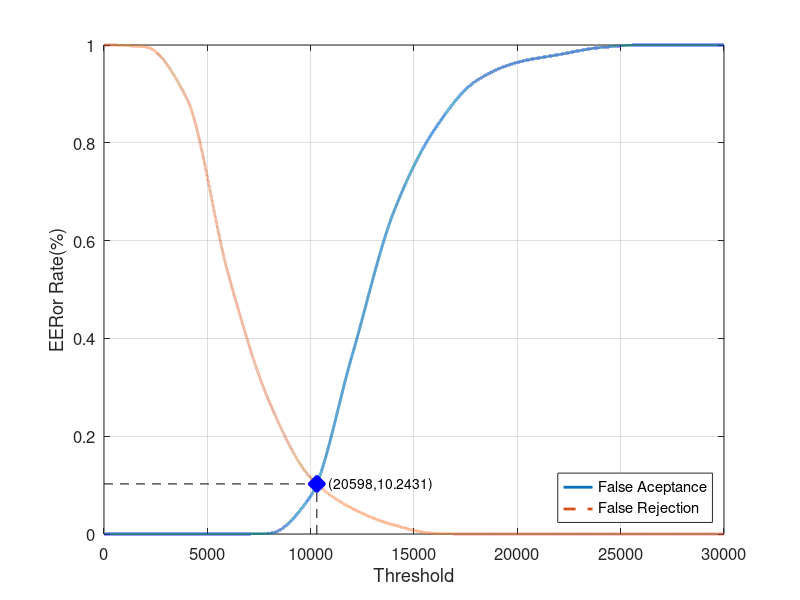
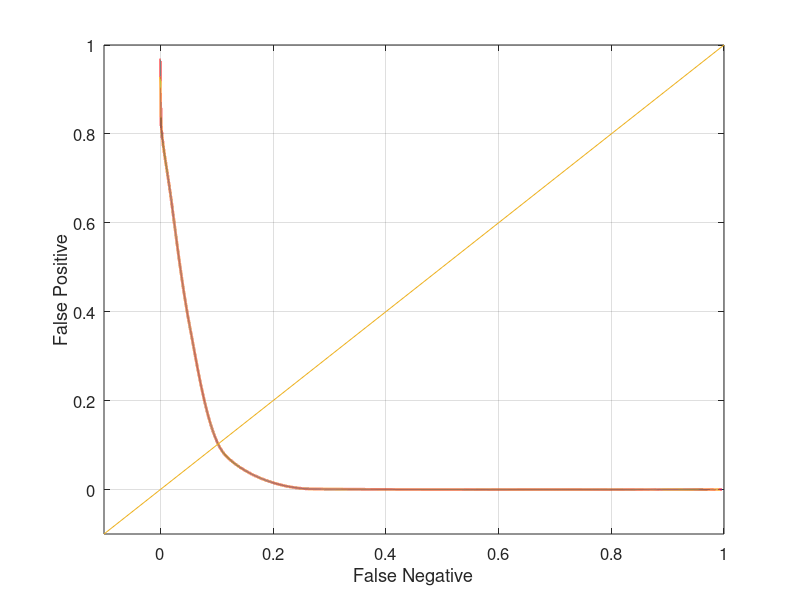

Write MATLAB code to recreate these figures, in order.
close all;
clear;
clc;
x = 0:2000:30000;
xq = 0:0.5:30000;

y0 = [0 0 0 0 0.00131579 0.0776316 0.364474 0.656579 0.827632 0.926316 0.964474 0.980263 0.994737 1 1 1]
yy0 = interp1(x, y0, xq, 'pchip');
y1 = [1 0.99625 0.89125 0.53375 0.27 0.115 0.0525 0.01875 0.00125 0 0 0 0 0 0 0]
yy1 = interp1(x, y1, xq, 'pchip');

% Calculating EER: 
y2 = abs(y0 - y1);
find(y2 == min(y2))
yy2 = abs(yy0 - yy1);
xEER = find(yy2 == min(yy2));
xEERIndex = xq(xEER) % X-axis EER
yEER = yy0(xEER) % Y-axis EER

main = figure
plot(xq, yy0,'-','LineWidth', 2);	hold on
plot(xq, yy1,'--','LineWidth', 2);	hold on
plot([xEERIndex xEERIndex], [0 yEER], 'k--');	hold on
plot([0 xEERIndex], [yEER yEER], 'k--');	hold on
plot(xEERIndex, yEER, 'bx', 'LineWidth', 10);	hold on
text(xEERIndex, yEER,strcat('    (', num2str(xEER), ', ', num2str(yEER * 100), ')'))
legend('False Aceptance', 'False Rejection', 'Location', 'SouthEast')
xlabel('Threshold')
ylabel('EERor Rate(%)')
set(gca, 'FontSize', 12)
axis([0 30000 0 1])
grid on

print(main, 'Average3Main', '-dpng');
FNRxFPR = figure('Color', [1 1 1]);
plot(yy1, yy0, '-', yy1, yy0, 'LineWidth', 2);
hold on
y = -0.1:0.1:1
plot(y, y); 
set(gca, 'FontSize', 12)
xlabel('False Negative')
ylabel('False Positive')
axis([-0.1 1 -0.1 1])
set(gca, 'FontSize', 12)
grid on

print(FNRxFPR, 'Average3FNRxFPR','-dpng');
